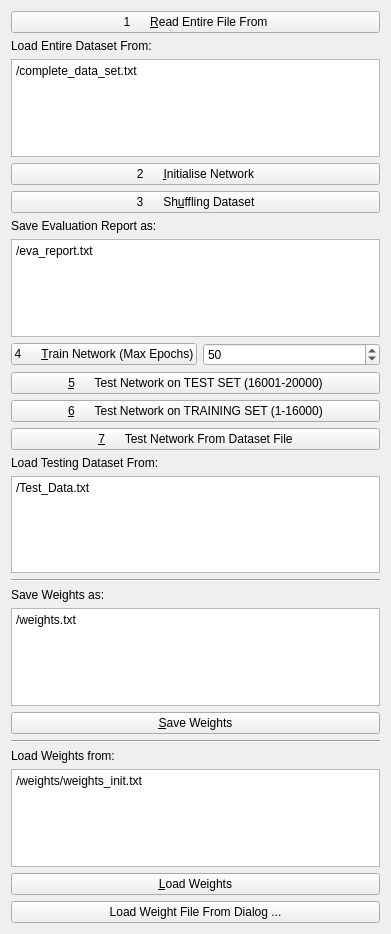
   <widget class="QWidget" name="verticalLayoutWidget">
    <property name="geometry">
     <rect>
      <x>3</x>
      <y>0</y>
      <width>391</width>
      <height>934</height>
     </rect>
    </property>
    <layout class="QVBoxLayout" name="verticalLayout">
     <property name="sizeConstraint">
      <enum>QLayout::SetDefaultConstraint</enum>
     </property>
     <item>
      <widget class="QPushButton" name="pushButton_Read_File">
       <property name="text">
        <string>1      &amp;Read Entire File From</string>
       </property>
      </widget>
     </item>
     <item>
      <widget class="QLabel" name="label_15">
       <property name="text">
        <string>Load Entire Dataset From:</string>
       </property>
      </widget>
     </item>
     <item>
      <widget class="QPlainTextEdit" name="plainTextEdit_ReadFile">
       <property name="plainText">
        <string>/complete_data_set.txt</string>
       </property>
      </widget>
     </item>
     <item>
      <widget class="QPushButton" name="pushButton_Initialise_Network">
       <property name="text">
        <string>2      &amp;Initialise Network</string>
       </property>
      </widget>
     </item>
     <item>
      <widget class="QPushButton" name="pushButton_Shuffle">
       <property name="text">
        <string>3      Sh&amp;uffling Dataset</string>
       </property>
      </widget>
     </item>
     <item>
      <widget class="QLabel" name="label_16">
       <property name="text">
        <string>Save Evaluation Report as:</string>
       </property>
      </widget>
     </item>
     <item>
      <widget class="QPlainTextEdit" name="plainTextEdit_evafile">
       <property name="plainText">
        <string>/eva_report.txt</string>
       </property>
      </widget>
     </item>
     <item>
      <layout class="QHBoxLayout" name="horizontalLayout_8">
       <item>
        <widget class="QPushButton" name="pushButton_Train_Network_Max_Epochs">
         <property name="text">
          <string>4      &amp;Train Network (Max Epochs)</string>
         </property>
        </widget>
       </item>
       <item>
        <widget class="QSpinBox" name="spinBox_training_Epochs">
         <property name="minimum">
          <number>1</number>
         </property>
         <property name="maximum">
          <number>9999</number>
         </property>
         <property name="value">
          <number>50</number>
         </property>
        </widget>
       </item>
      </layout>
     </item>
     <item>
      <widget class="QPushButton" name="pushButton_Test_All_Patterns">
       <property name="text">
        <string>&amp;5      Test Network on TEST SET (16001-20000)</string>
       </property>
      </widget>
     </item>
     <item>
      <widget class="QPushButton" name="pushButton_testNetOnTrainingSet">
       <property name="text">
        <string>&amp;6      Test Network on TRAINING SET (1-16000)</string>
       </property>
      </widget>
     </item>
     <item>
      <widget class="QPushButton" name="pushButton_TestFromFile">
       <property name="text">
        <string>&amp;7      Test Network From Dataset File</string>
       </property>
      </widget>
     </item>
     <item>
      <widget class="QLabel" name="label_14">
       <property name="text">
        <string>Load Testing Dataset From:</string>
       </property>
      </widget>
     </item>
     <item>
      <widget class="QPlainTextEdit" name="plainTextEdit_TestFromFile">
       <property name="plainText">
        <string>/Test_Data.txt</string>
       </property>
      </widget>
     </item>
     <item>
      <widget class="Line" name="line_6">
       <property name="sizePolicy">
        <sizepolicy hsizetype="Expanding" vsizetype="Minimum">
         <horstretch>0</horstretch>
         <verstretch>0</verstretch>
        </sizepolicy>
       </property>
       <property name="orientation">
        <enum>Qt::Horizontal</enum>
       </property>
      </widget>
     </item>
     <item>
      <widget class="QLabel" name="label_9">
       <property name="text">
        <string>Save Weights as:</string>
       </property>
      </widget>
     </item>
     <item>
      <widget class="QPlainTextEdit" name="plainTextEdit_saveWeightsAs">
       <property name="plainText">
        <string>/weights.txt</string>
       </property>
      </widget>
     </item>
     <item>
      <widget class="QPushButton" name="pushButton_Save_Weights">
       <property name="text">
        <string>&amp;Save Weights</string>
       </property>
      </widget>
     </item>
     <item>
      <widget class="Line" name="line_5">
       <property name="orientation">
        <enum>Qt::Horizontal</enum>
       </property>
      </widget>
     </item>
     <item>
      <widget class="QLabel" name="label_8">
       <property name="text">
        <string>Load Weights from:</string>
       </property>
      </widget>
     </item>
     <item>
      <widget class="QPlainTextEdit" name="plainTextEdit_fileNameLoadWeights">
       <property name="sizePolicy">
        <sizepolicy hsizetype="Expanding" vsizetype="Expanding">
         <horstretch>0</horstretch>
         <verstretch>0</verstretch>
        </sizepolicy>
       </property>
       <property name="plainText">
        <string>/weights/weights_init.txt</string>
       </property>
      </widget>
     </item>
     <item>
      <widget class="QPushButton" name="pushButton_Load_Weights">
       <property name="text">
        <string>&amp;Load Weights</string>
       </property>
      </widget>
     </item>
     <item>
      <widget class="QPushButton" name="pushButton_loadweightfile">
       <property name="text">
        <string>Load Weight File From Dialog ...</string>
       </property>
      </widget>
     </item>
     <item>
      <spacer name="verticalSpacer">
       <property name="orientation">
        <enum>Qt::Vertical</enum>
       </property>
       <property name="sizeHint" stdset="0">
        <size>
         <width>20</width>
         <height>40</height>
        </size>
       </property>
      </spacer>
     </item>
    </layout>
   </widget>
